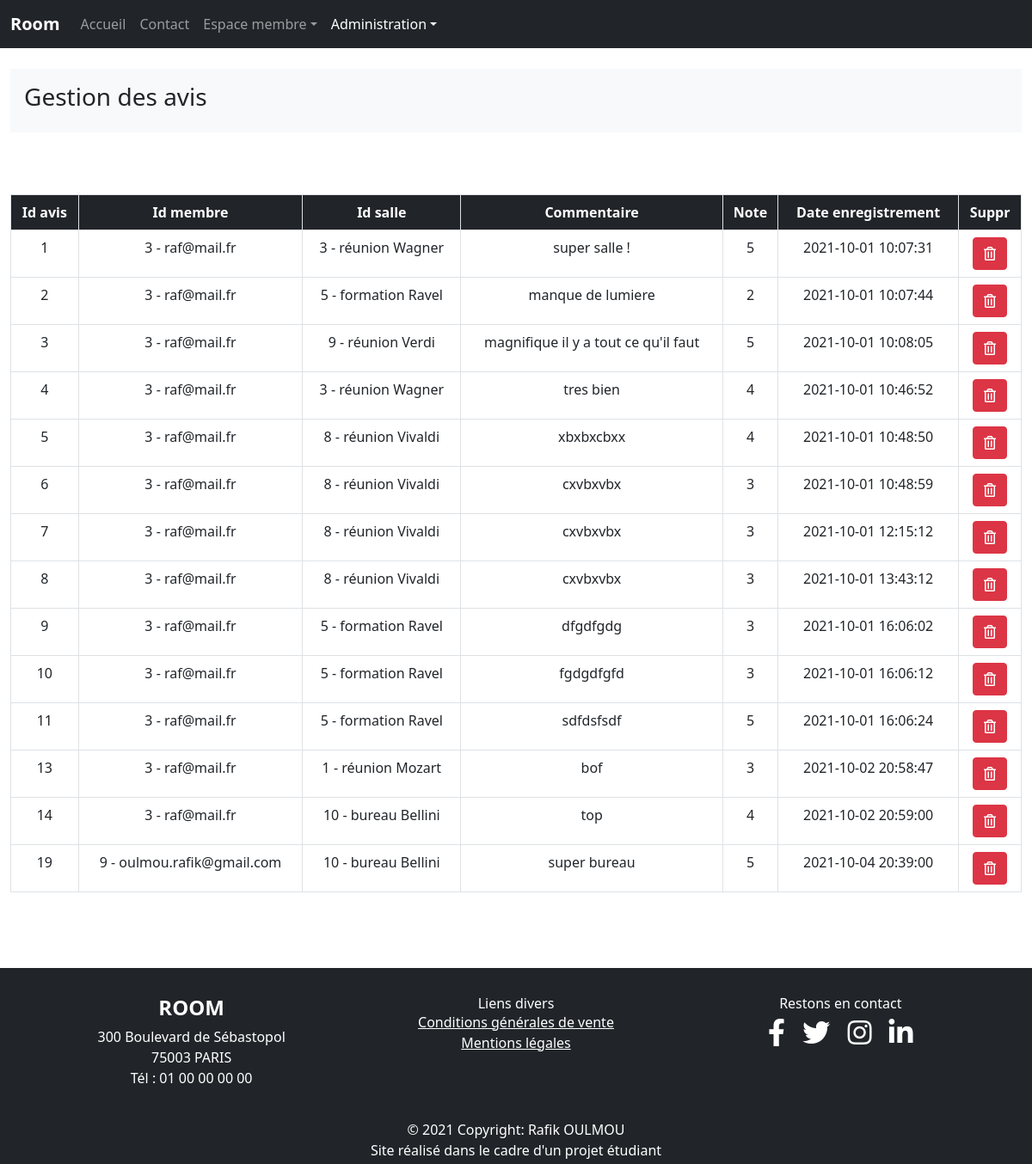
Screenshot of /admin/gestion_avis.php (signed in) with the database file from the repository.
### tables this page shows
CREATE TABLE IF NOT EXISTS `avis` (
  `id_avis` int(3) NOT NULL AUTO_INCREMENT,
  `id_membre` int(3) NOT NULL,
  `id_salle` int(3) NOT NULL,
  `commentaire` text NOT NULL,
  `note` int(2) NOT NULL,
  `date_enregistrement` datetime NOT NULL,
  PRIMARY KEY (`id_avis`),
  KEY `id_membre` (`id_membre`),
  KEY `id_salle` (`id_salle`)
);

CREATE TABLE IF NOT EXISTS `membre` (
  `id_membre` int(3) NOT NULL AUTO_INCREMENT,
  `pseudo` varchar(255) NOT NULL,
  `mdp` varchar(255) NOT NULL,
  `nom` varchar(255) NOT NULL,
  `prenom` varchar(255) NOT NULL,
  `email` varchar(255) NOT NULL,
  `civilite` enum('m','f') NOT NULL,
  `statut` int(1) NOT NULL,
  `date_enregistrement` datetime NOT NULL,
  PRIMARY KEY (`id_membre`),
  UNIQUE KEY `pseudo` (`pseudo`)
);

CREATE TABLE IF NOT EXISTS `salle` (
  `id_salle` int(3) NOT NULL AUTO_INCREMENT,
  `titre` varchar(255) NOT NULL,
  `description` text NOT NULL,
  `photo` varchar(255) NOT NULL,
  `pays` varchar(255) NOT NULL,
  `ville` varchar(255) NOT NULL,
  `adresse` varchar(255) NOT NULL,
  `cp` varchar(5) NOT NULL,
  `capacite` int(3) NOT NULL,
  `categorie` enum('réunion','bureau','formation') NOT NULL,
  `plan` longtext NOT NULL,
  PRIMARY KEY (`id_salle`),
  UNIQUE KEY `titre` (`titre`)
);

### admin/gestion_avis.php (the view, shortened to what this page needs)
<?php
include '../inc/init.inc.php';
$liste_avis = $pdo->query("SELECT avis.id_avis, membre.id_membre, membre.email, salle.id_salle, salle.categorie, salle.titre, avis.commentaire, avis.note, avis.date_enregistrement FROM avis INNER JOIN membre ON avis.id_membre = membre.id_membre INNER JOIN salle ON avis.id_salle = salle.id_salle");
include '../inc/header.inc.php';
include '../inc/nav.inc.php';
?>
    <main class="container-fluid">
        <div class="bg-light mt-4 p-2">
            <h3 class="p-2">Gestion des avis</h3>
        </div>
        <?php echo $msg . '<br>';   ?>
        <div class="row">
            <div class="col-12 mt-5">
                <table class="table table-bordered text-center">
                    <tr class="bg-dark text-white">
                        <th>Id avis</th>
                        <th>Id membre</th>
                        <th>Id salle</th>
                        <th>Commentaire</th>
                        <th>Note</th>
                        <th>Date enregistrement</th>
                        <th>Suppr</th>
                    </tr>
                    <?php
                        while($ligne = $liste_avis->fetch(PDO::FETCH_ASSOC)) {
                            echo '<tr>';
                            echo '<td>' . $ligne['id_avis'] . '</td>';
                            echo '<td>' . $ligne['id_membre'] . ' - ' . $ligne['email'] . '</td>';
                            echo '<td>' . $ligne['id_salle'] . ' - ' . $ligne['categorie'] . ' ' . $ligne['titre'] . '</td>';
                            echo '<td>' . $ligne['commentaire'] . '</td>';
                            echo '<td>' . $ligne['note'] . '</td>';
                            echo '<td>' . $ligne['date_enregistrement'] . '</td>';
                            echo '<td class="text-center align-middle"><a href="?action=supprimer&id_avis=' . $ligne['id_avis'] . '" title="supprimer" class="btn btn-danger confirm_delete"><i class="far fa-trash-alt"></i></a></td>';
                            echo '</tr>';
                        }
                    ?>
                </table>
            </div>
        </div>
    </main>
<br><br><br>
<?php
include '../inc/footer.inc.php';

### rows the page displays
avis: id_avis "1", id_membre.id_membre "3", id_membre.email "raf@mail.fr", id_salle.id_salle "3", id_salle.categorie "réunion", id_salle.titre "Wagner", commentaire "super salle !", note "5", date_enregistrement "2021-10-01 10:07:31"
avis: id_avis "2", id_membre.id_membre "3", id_membre.email "raf@mail.fr", id_salle.id_salle "5", id_salle.categorie "formation", id_salle.titre "Ravel", commentaire "manque de lumiere", note "2", date_enregistrement "2021-10-01 10:07:44"
avis: id_avis "3", id_membre.id_membre "3", id_membre.email "raf@mail.fr", id_salle.id_salle "9", id_salle.categorie "réunion", id_salle.titre "Verdi", commentaire "magnifique il y a tout ce qu'il faut", note "5", date_enregistrement "2021-10-01 10:08:05"
avis: id_avis "4", id_membre.id_membre "3", id_membre.email "raf@mail.fr", id_salle.id_salle "3", id_salle.categorie "réunion", id_salle.titre "Wagner", commentaire "tres bien", note "4", date_enregistrement "2021-10-01 10:46:52"
avis: id_avis "5", id_membre.id_membre "3", id_membre.email "raf@mail.fr", id_salle.id_salle "8", id_salle.categorie "réunion", id_salle.titre "Vivaldi", commentaire "xbxbxcbxx", note "4", date_enregistrement "2021-10-01 10:48:50"
avis: id_avis "6", id_membre.id_membre "3", id_membre.email "raf@mail.fr", id_salle.id_salle "8", id_salle.categorie "réunion", id_salle.titre "Vivaldi", commentaire "cxvbxvbx", note "3", date_enregistrement "2021-10-01 10:48:59"
avis: id_avis "7", id_membre.id_membre "3", id_membre.email "raf@mail.fr", id_salle.id_salle "8", id_salle.categorie "réunion", id_salle.titre "Vivaldi", commentaire "cxvbxvbx", note "3", date_enregistrement "2021-10-01 12:15:12"
avis: id_avis "8", id_membre.id_membre "3", id_membre.email "raf@mail.fr", id_salle.id_salle "8", id_salle.categorie "réunion", id_salle.titre "Vivaldi", commentaire "cxvbxvbx", note "3", date_enregistrement "2021-10-01 13:43:12"
avis: id_avis "9", id_membre.id_membre "3", id_membre.email "raf@mail.fr", id_salle.id_salle "5", id_salle.categorie "formation", id_salle.titre "Ravel", commentaire "dfgdfgdg", note "3", date_enregistrement "2021-10-01 16:06:02"
avis: id_avis "10", id_membre.id_membre "3", id_membre.email "raf@mail.fr", id_salle.id_salle "5", id_salle.categorie "formation", id_salle.titre "Ravel", commentaire "fgdgdfgfd", note "3", date_enregistrement "2021-10-01 16:06:12"
avis: id_avis "11", id_membre.id_membre "3", id_membre.email "raf@mail.fr", id_salle.id_salle "5", id_salle.categorie "formation", id_salle.titre "Ravel", commentaire "sdfdsfsdf", note "5", date_enregistrement "2021-10-01 16:06:24"
avis: id_avis "13", id_membre.id_membre "3", id_membre.email "raf@mail.fr", id_salle.id_salle "1", id_salle.categorie "réunion", id_salle.titre "Mozart", commentaire "bof", note "3", date_enregistrement "2021-10-02 20:58:47"
avis: id_avis "14", id_membre.id_membre "3", id_membre.email "raf@mail.fr", id_salle.id_salle "10", id_salle.categorie "bureau", id_salle.titre "Bellini", commentaire "top", note "4", date_enregistrement "2021-10-02 20:59:00"
avis: id_avis "19", id_membre.id_membre "9", id_membre.email "oulmou.rafik@gmail.com", id_salle.id_salle "10", id_salle.categorie "bureau", id_salle.titre "Bellini", commentaire "super bureau", note "5", date_enregistrement "2021-10-04 20:39:00"
